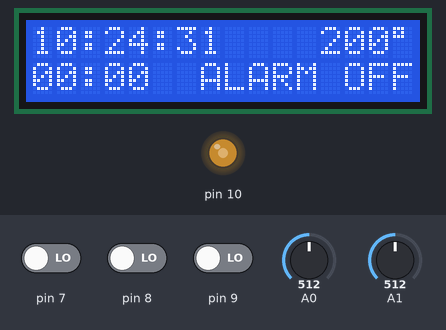
The sketch below on a simulated Arduino Uno, built with avr-gcc and run on an emulated ATmega328P. On the bench: 16×2 character LCD, output pins drawn as LEDs (lit = HIGH). Inputs (shaded band) come from the test bench; at power-on: A0 = 512, A1 = 512, pin 7 LOW, pin 8 LOW, pin 9 LOW. The local clock reads 2024-03-15 10:24:30 at power-on unless the sketch sets it.

Above: at 1.2 s.
1.3 s: A0 set to 324
At 6.8 s:
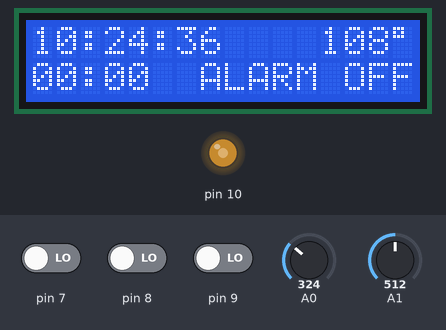
7.5 s: A0 set to 292
At 12.4 s:
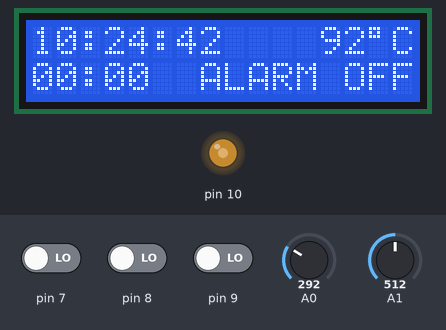
16.5 s: A0 set to 128
At 19.4 s:
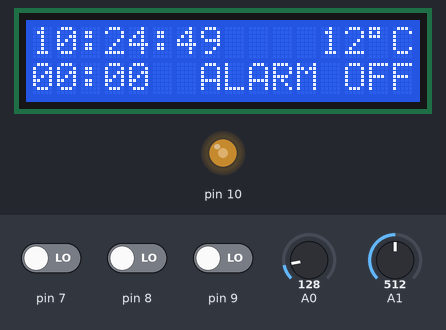
19.5 s: A0 set to 111
At 25.4 s:
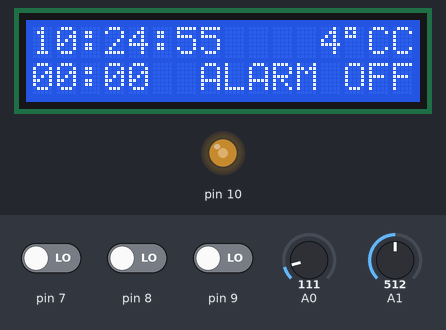
28.5 s: A1 set to 716
At 29.6 s:
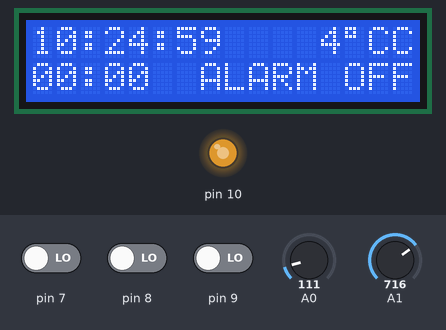
32.5 s: A1 set to 900
At 33.8 s:
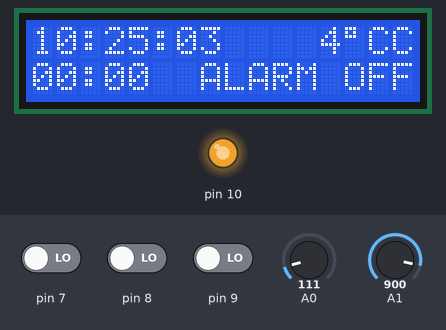
Timing chart, 0 to 35.5 s (numbered marks = the images above; inputs shaded):
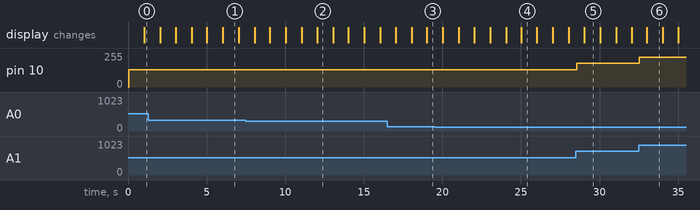

Measured:
- the behaviour switches between 308 and 307 on A0 (found by bisection; images 1 and 2)
- the behaviour switches between 123 and 122 on A0 (found by bisection; images 3 and 4)
- after the input at 7.5 s, the display: first differs from a run without the input after 4.6 s (image 2)
- after the input at 19.5 s, the display: first differs from a run without the input after 4.6 s (image 4 shows a later state)
- after the input at 28.5 s, pin 10: 128/255 → 179/255 after 0.06 s
- after the input at 32.5 s, pin 10: 179/255 → 225/255 at once
- what the display in image 1 shows lasts 1.0 s, from 6.0 s to 7.0 s

The sketch:

Multi_Clock.ino
```cpp
/*
 *  Multi_Clock.ino
 *
 *  Nhi Dinh
 *  EEL3003 Spring 2020
 *  April 22, 2020
 *
 *  DS3231 library by Henning Karlsen
 *  Downloaded from website: http://www.rinkydinkelectronics.com/
 *
 *  REFERENCES
 * - Arduino Starter Kit Example Builds 3,11
 *     created 13 Sep 2012 by Scott Fitzgerald
 *     http://www.arduino.cc/starterKit
 * - EEL3003 Modified Arduino Example Build 15
 *     created 18 Sep 2012 by Scott Fitzgerald
 *     Modified 1 Nov 2019 by David Cheney
 * - Tones for piezo https://www.arduino.cc/en/Tutorial/toneMelody
 * - RTC with LCD: https://howtomechatronics.com/tutorials/arduino/arduino-ds3231-real-time-clock-tutorial/
 * - Instantaneous State Change Detection: https://www.arduino.cc/en/Tutorial/StateChangeDetection
 * - Control LED brightness https://www.engineersgarage.com/arduino/fading-led-with-potentiometer-using-arduino/
*/
#include <Wire.h>
#include <LiquidCrystal.h>
#include <DS3231.h>
#include "Multi_Clock.h"

//initialize objects
LiquidCrystal lcd(12, 11, 5, 4, 3, 2);
DS3231 rtc(SDA, SCL);
Multi_Clock * mc = new Multi_Clock(A0,A1,10,9,8,7,6);
int clkCnt = 0;

void displayTimeAndTemp() {
  //time
  lcd.setCursor(0, 0);
  lcd.print(rtc.getTimeStr());
  lcd.print("    ");

  //temperature
  clkCnt++;
  if(clkCnt > 100) {
    int sensorVal = analogRead(mc->getTemperaturePin());
    mc->temperature->setTemperature(sensorVal);
    clkCnt = 0;
  }
  lcd.print((int)mc->temperature->temperature);
  lcd.print((char)223);
  lcd.print("C");

  //set alarm time
  lcd.setCursor(0, 1);
  lcd.print(mc->timeStr(mc->alarm->alarmHour, mc->alarm->alarmMin));
  lcd.print("  ");

  //show if alarm is on or off
  if (mc->alarm->alarmOn) lcd.print(" ALARM ON");
  else lcd.print("ALARM OFF");

  delay(50);
}

void setup() {
  Serial.begin(9600);
  lcd.begin(16,2);
  rtc.begin();
  //set time in hh:mm:ss form by uncommenting below, then upload, then comment it out again
  //rtc.setTime(0,0,0);
  mc->begin();
}

void loop() {
  mc->ledNetwork();
  displayTimeAndTemp();
  mc->checkAlarmOn();
  mc->incrementHour();
  mc->incrementMinute();
  mc->playAlarm(rtc.getTimeStr());
}
```

Multi_Clock.cpp
```cpp
/*
 *  Multi_Clock.cpp
 *
 *  Nhi Dinh
 *  EEL3003 Spring 2020
 *  April 22, 2020
 *
 *  DS3231 library by Henning Karlsen
 *  Downloaded from website: http://www.rinkydinkelectronics.com/
 *
 *  REFERENCES
 * - Arduino Starter Kit Example Builds 3 and 11
 *     created 13 Sep 2012 by Scott Fitzgerald
 * - EEL3003 Modified Arduino Example Build 15
 *     created 18 Sep 2012 by Scott Fitzgerald, Modified 1 Nov 2019 by David Cheney
 *     modified by Nhi Dinh 22 Apr 2020 for lines 69-73 to add potentiometer
 * - Tones for piezo https://www.arduino.cc/en/Tutorial/toneMelody
 *     modified by Nhi Dinh 22 Apr 2020 for lines 88-102 with a nested for-loop playing an array of melodies
 * - RTC with LCD: https://howtomechatronics.com/tutorials/arduino/arduino-ds3231-real-time-clock-tutorial/
 * - Instantaneous State Change Detection: https://www.arduino.cc/en/Tutorial/StateChangeDetection
 *     created  27 Sep 2005, modified 30 Aug 2011 by Tom Igoe
 *     modified by Nhi Dinh 22 Apr 2020 for lines 79-87 and 111-133 to suit desired functions
 * - Control LED brightness https://www.engineersgarage.com/arduino/fading-led-with-potentiometer-using-arduino/
 *     modified by Nhi Dinh 22 Apr 2020 for lines 69-73 to add optocoupler
*/
#include "Multi_Clock.h"

Multi_Clock::Multi_Clock(int _temp, int _led, int _opto, int _alarm, int _min, int _hr, int _piezo) {
  //set pins
  this->temperaturePin = _temp;
  this->ledCtrlPin = _led;
  this->optoPin = _opto;
  this->alarmOnPin = _alarm;
  this->incMinutePin = _min;
  this->incHourPin = _hr;
  this->piezoPin = _piezo;

  this->alarm = new Alarm();
  this->temperature = new Temperature();
}

void Multi_Clock::begin() {
  //set initial states
  this->incHourState = 0;
  this->prevIncHourState = 0;
  this->incMinState = 0;
  this->prevIncMinState = 0;
  this->alarmState = 0;
  this->prevAlarmState = 0;

  //get initial temperature
  int initTemp = analogRead(getTemperaturePin());
  temperature->setTemperature(initTemp);

  //set pin modes
  pinMode(getAlarmOnPin(),INPUT);
  pinMode(getIncHourPin(),INPUT);
  pinMode(getIncMinutePin(),INPUT);
  pinMode(getOptoPin(),OUTPUT);
}

String Multi_Clock::timeStr(int _hour, int _min) {
  //for converting int values of hour and minutes into a single string
  String hrStr, minStr;
  if(_hour < 10) hrStr = "0" + String(_hour);
  else hrStr = String(_hour);
  if(_min < 10) minStr = "0" + String(_min);
  else minStr = String(_min);
  return hrStr + ":" + minStr;
}

void Multi_Clock::ledNetwork() {
  //control LED brightness
  int senseLight = analogRead(getLedCtrlPin());
  int brightness = senseLight / 4;
  analogWrite(getOptoPin(), brightness);
}

void Multi_Clock::checkAlarmOn() {
  this->alarmState = digitalRead(getAlarmOnPin());
  if (this->alarmState != this->prevAlarmState) {
    if (this->alarmState == LOW)
      alarm->alarmOn = !alarm->alarmOn;
    delay(50);
  }
  this->prevAlarmState = this->alarmState;
}

void Multi_Clock::piezoSound() {
    //just a simple do-re-mi-fa-sol sequence
  int alarmMelody[] = {262, 294, 330, 349, 392, 349, 330, 294};
  int noteDur = 1000 / 4; //fourth note
  for (int i = 0; i < 5; i++) {
    for (int j = 0; j < 8; j++) {
      tone(getPiezoPin(), alarmMelody[j], noteDur);
      delay(noteDur * 1.3);
      noTone(getPiezoPin());
    }
  }
  tone(getPiezoPin(), 262, noteDur); //play final C note
  delay(50);
  noTone(getPiezoPin());
}

void Multi_Clock::playAlarm(String _time) {
  String setAlarm = timeStr(alarm->alarmHour,alarm->alarmMin) + ":00";
  String currTime = _time;
  if((setAlarm==currTime) && alarm->alarmOn) {
    piezoSound();
  }
}

void Multi_Clock::incrementHour() {
  this->incHourState = digitalRead(getIncHourPin());
  if(this->incHourState != this->prevIncHourState) {
    if(this->incHourState == LOW) {
      alarm->alarmHour++;
      if(alarm->alarmHour > 23) alarm->alarmHour = 0;
    }
    delay(50);
  }
  this->prevIncHourState = this->incHourState;
}

void Multi_Clock::incrementMinute() {
  this->incMinState = digitalRead(getIncMinutePin());
  if(this->incMinState != this->prevIncMinState) {
    if(this->incMinState == LOW) {
      alarm->alarmMin++;
      if(alarm->alarmMin > 59) alarm->alarmMin = 0;
    }
    delay(50);
  }
  this->prevIncMinState = this->incMinState;
}
```

Multi_Clock.h
```cpp
/*
 *  Multi_Clock.h
 *
 *  Nhi Dinh
 *  EEL3003 Spring 2020
 *  April 22, 2020
 *
*/
#include "Arduino.h"

struct Alarm {
  bool alarmOn;
  int alarmHour, alarmMin;
  Alarm() { //initial constructor
    this->alarmOn = false;
    this->alarmHour = 0;
    this->alarmMin = 0;
  }
};
struct Temperature {
  float temperature;
  void setTemperature(int sensorVal){
     this->temperature = (((sensorVal / 1024.0) * 5.0) - .5) * 100;
  }
};

class Multi_Clock {
  private:
    //private variables, pins and states
    int temperaturePin, ledCtrlPin, optoPin, alarmOnPin, incMinutePin, incHourPin, piezoPin;
    int alarmState, prevAlarmState;
    int alarmHour, incHourState, prevIncHourState;
    int alarmMin, incMinState, prevIncMinState;

	public:
    //make pointers for Alarm and Temperature objects
    Alarm * alarm;
    Temperature * temperature;

    //constructor
		Multi_Clock(int _temp, int _led, int _opto, int _alarm, int _min, int _hr, int _piezo);

		//getters for pins
		const int getTemperaturePin(){ return this->temperaturePin; }
		const int getLedCtrlPin() { return this->ledCtrlPin; }
		const int getOptoPin() { return this->optoPin; }
		const int getAlarmOnPin() { return this->alarmOnPin; }
		const int getIncMinutePin() { return this->incMinutePin; }
		const int getIncHourPin() { return this->incHourPin; }
		const int getPiezoPin() { return this->piezoPin; }

    //methods
    void begin();
    String timeStr(int _hour, int _min);
		void ledNetwork();
		void incrementHour();
		void incrementMinute();
		void checkAlarmOn();
		void playAlarm(String _time);
    void piezoSound();
};
```
